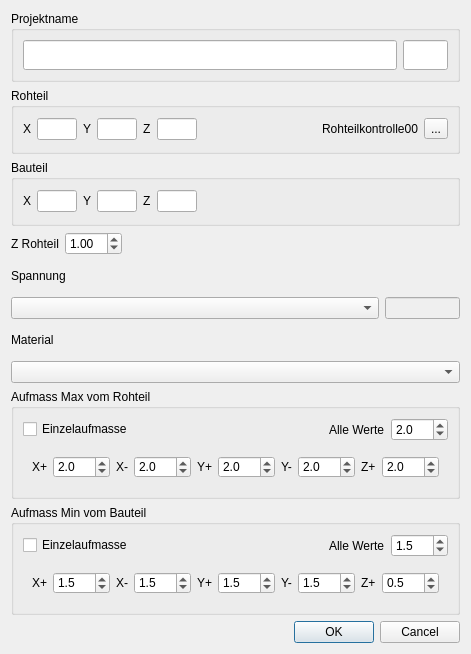
<?xml version="1.0" encoding="UTF-8"?>
<ui version="4.0">
 <class>Dialog_Project</class>
 <widget class="QDialog" name="Dialog_Project">
  <property name="geometry">
   <rect>
    <x>0</x>
    <y>0</y>
    <width>453</width>
    <height>654</height>
   </rect>
  </property>
  <property name="windowTitle">
   <string>Start</string>
  </property>
  <layout class="QVBoxLayout" name="verticalLayout_5">
   <item>
    <widget class="QGroupBox" name="groupBox">
     <property name="title">
      <string>Projektname</string>
     </property>
     <layout class="QHBoxLayout" name="horizontalLayout_2">
      <item>
       <widget class="QLineEdit" name="lineEdit_ProjectName">
        <property name="minimumSize">
         <size>
          <width>0</width>
          <height>30</height>
         </size>
        </property>
        <property name="maximumSize">
         <size>
          <width>16777215</width>
          <height>30</height>
         </size>
        </property>
       </widget>
      </item>
      <item>
       <widget class="QLineEdit" name="lineEdit_ProjectStatus">
        <property name="minimumSize">
         <size>
          <width>0</width>
          <height>30</height>
         </size>
        </property>
        <property name="maximumSize">
         <size>
          <width>45</width>
          <height>30</height>
         </size>
        </property>
       </widget>
      </item>
     </layout>
    </widget>
   </item>
   <item>
    <widget class="QGroupBox" name="groupBox_Rohteil">
     <property name="title">
      <string>Rohteil</string>
     </property>
     <layout class="QVBoxLayout" name="verticalLayout">
      <item>
       <layout class="QHBoxLayout" name="horizontalLayout_3">
        <item>
         <widget class="QLabel" name="label_X">
          <property name="text">
           <string>X</string>
          </property>
         </widget>
        </item>
        <item>
         <widget class="QLineEdit" name="lineEdit_RTx">
          <property name="maximumSize">
           <size>
            <width>40</width>
            <height>16777215</height>
           </size>
          </property>
          <property name="text">
           <string/>
          </property>
         </widget>
        </item>
        <item>
         <widget class="QLabel" name="label_Y">
          <property name="text">
           <string>Y</string>
          </property>
         </widget>
        </item>
        <item>
         <widget class="QLineEdit" name="lineEdit_RTy">
          <property name="maximumSize">
           <size>
            <width>40</width>
            <height>16777215</height>
           </size>
          </property>
          <property name="text">
           <string/>
          </property>
         </widget>
        </item>
        <item>
         <widget class="QLabel" name="label_Z">
          <property name="text">
           <string>Z</string>
          </property>
         </widget>
        </item>
        <item>
         <widget class="QLineEdit" name="lineEdit_RTz">
          <property name="maximumSize">
           <size>
            <width>40</width>
            <height>16777215</height>
           </size>
          </property>
          <property name="text">
           <string/>
          </property>
         </widget>
        </item>
        <item>
         <spacer name="horizontalSpacer">
          <property name="orientation">
           <enum>Qt::Horizontal</enum>
          </property>
          <property name="sizeHint" stdset="0">
           <size>
            <width>40</width>
            <height>20</height>
           </size>
          </property>
         </spacer>
        </item>
        <item>
         <widget class="QLabel" name="label_RohteilKontrolle">
          <property name="text">
           <string>Rohteilkontrolle00</string>
          </property>
         </widget>
        </item>
        <item>
         <widget class="QToolButton" name="toolButton_RawPartInspection">
          <property name="text">
           <string>...</string>
          </property>
          <property name="icon">
           <iconset>
            <normalon>:/Icons/more.png</normalon>
           </iconset>
          </property>
         </widget>
        </item>
       </layout>
      </item>
     </layout>
    </widget>
   </item>
   <item>
    <widget class="QGroupBox" name="groupBox_Bauteil">
     <property name="title">
      <string>Bauteil</string>
     </property>
     <layout class="QVBoxLayout" name="verticalLayout_2">
      <item>
       <layout class="QHBoxLayout" name="horizontalLayout_6">
        <item>
         <widget class="QLabel" name="label_X_2">
          <property name="text">
           <string>X</string>
          </property>
         </widget>
        </item>
        <item>
         <widget class="QLineEdit" name="lineEdit_BTx">
          <property name="maximumSize">
           <size>
            <width>40</width>
            <height>16777215</height>
           </size>
          </property>
          <property name="text">
           <string/>
          </property>
         </widget>
        </item>
        <item>
         <widget class="QLabel" name="label_Y_2">
          <property name="text">
           <string>Y</string>
          </property>
         </widget>
        </item>
        <item>
         <widget class="QLineEdit" name="lineEdit_BTy">
          <property name="maximumSize">
           <size>
            <width>40</width>
            <height>16777215</height>
           </size>
          </property>
          <property name="text">
           <string/>
          </property>
         </widget>
        </item>
        <item>
         <widget class="QLabel" name="label_Z_2">
          <property name="text">
           <string>Z</string>
          </property>
         </widget>
        </item>
        <item>
         <widget class="QLineEdit" name="lineEdit_BTz">
          <property name="maximumSize">
           <size>
            <width>40</width>
            <height>16777215</height>
           </size>
          </property>
          <property name="text">
           <string/>
          </property>
         </widget>
        </item>
        <item>
         <spacer name="horizontalSpacer_3">
          <property name="orientation">
           <enum>Qt::Horizontal</enum>
          </property>
          <property name="sizeHint" stdset="0">
           <size>
            <width>40</width>
            <height>20</height>
           </size>
          </property>
         </spacer>
        </item>
       </layout>
      </item>
     </layout>
    </widget>
   </item>
   <item>
    <layout class="QHBoxLayout" name="horizontalLayout_4">
     <item>
      <widget class="QLabel" name="label_ZRohTeil">
       <property name="text">
        <string>Z Rohteil</string>
       </property>
      </widget>
     </item>
     <item>
      <widget class="QDoubleSpinBox" name="doubleSpinBox_ZRohTeil">
       <property name="sizePolicy">
        <sizepolicy hsizetype="Fixed" vsizetype="Fixed">
         <horstretch>0</horstretch>
         <verstretch>0</verstretch>
        </sizepolicy>
       </property>
       <property name="singleStep">
        <double>0.500000000000000</double>
       </property>
       <property name="value">
        <double>1.000000000000000</double>
       </property>
      </widget>
     </item>
     <item>
      <spacer name="horizontalSpacer_2">
       <property name="orientation">
        <enum>Qt::Horizontal</enum>
       </property>
       <property name="sizeHint" stdset="0">
        <size>
         <width>40</width>
         <height>20</height>
        </size>
       </property>
      </spacer>
     </item>
    </layout>
   </item>
   <item>
    <widget class="QLabel" name="label_Spannung">
     <property name="maximumSize">
      <size>
       <width>16777215</width>
       <height>30</height>
      </size>
     </property>
     <property name="text">
      <string>Spannung</string>
     </property>
    </widget>
   </item>
   <item>
    <layout class="QHBoxLayout" name="horizontalLayout_5">
     <item>
      <widget class="QComboBox" name="comboBox_Clamping"/>
     </item>
     <item>
      <widget class="QLineEdit" name="lineEdit_NP">
       <property name="enabled">
        <bool>false</bool>
       </property>
       <property name="maximumSize">
        <size>
         <width>75</width>
         <height>16777215</height>
        </size>
       </property>
      </widget>
     </item>
    </layout>
   </item>
   <item>
    <widget class="QLabel" name="label_Material">
     <property name="maximumSize">
      <size>
       <width>16777215</width>
       <height>30</height>
      </size>
     </property>
     <property name="text">
      <string>Material</string>
     </property>
    </widget>
   </item>
   <item>
    <widget class="QComboBox" name="comboBox_Material"/>
   </item>
   <item>
    <widget class="QGroupBox" name="groupBox_AufmassMaxRT">
     <property name="title">
      <string>Aufmass Max vom Rohteil</string>
     </property>
     <property name="flat">
      <bool>true</bool>
     </property>
     <layout class="QVBoxLayout" name="verticalLayout_3">
      <item>
       <layout class="QHBoxLayout" name="horizontalLayout">
        <item>
         <widget class="QCheckBox" name="checkBox_RT_EinzelAufmass">
          <property name="text">
           <string>Einzelaufmasse</string>
          </property>
         </widget>
        </item>
        <item>
         <spacer name="horizontalSpacer_4">
          <property name="orientation">
           <enum>Qt::Horizontal</enum>
          </property>
          <property name="sizeHint" stdset="0">
           <size>
            <width>40</width>
            <height>20</height>
           </size>
          </property>
         </spacer>
        </item>
        <item>
         <widget class="QLabel" name="label_RT_All">
          <property name="text">
           <string>Alle Werte</string>
          </property>
         </widget>
        </item>
        <item>
         <widget class="QDoubleSpinBox" name="doubleSpinBox_RT_All">
          <property name="decimals">
           <number>1</number>
          </property>
          <property name="singleStep">
           <double>0.500000000000000</double>
          </property>
          <property name="value">
           <double>2.000000000000000</double>
          </property>
         </widget>
        </item>
       </layout>
      </item>
      <item>
       <widget class="QWidget" name="widget_RT_AufmassEinzel" native="true">
        <property name="maximumSize">
         <size>
          <width>16777215</width>
          <height>40</height>
         </size>
        </property>
        <layout class="QHBoxLayout" name="horizontalLayout_7">
         <item>
          <widget class="QLabel" name="label_RT_Xplus">
           <property name="text">
            <string>X+</string>
           </property>
          </widget>
         </item>
         <item>
          <widget class="QDoubleSpinBox" name="doubleSpinBox_Xplus_Max">
           <property name="decimals">
            <number>1</number>
           </property>
           <property name="singleStep">
            <double>0.500000000000000</double>
           </property>
           <property name="value">
            <double>2.000000000000000</double>
           </property>
          </widget>
         </item>
         <item>
          <widget class="QLabel" name="label_RT_Xminus">
           <property name="text">
            <string>X-</string>
           </property>
          </widget>
         </item>
         <item>
          <widget class="QDoubleSpinBox" name="doubleSpinBox_Xminus_Max">
           <property name="decimals">
            <number>1</number>
           </property>
           <property name="singleStep">
            <double>0.500000000000000</double>
           </property>
           <property name="value">
            <double>2.000000000000000</double>
           </property>
          </widget>
         </item>
         <item>
          <widget class="QLabel" name="label_RT_Yplus">
           <property name="text">
            <string>Y+</string>
           </property>
          </widget>
         </item>
         <item>
          <widget class="QDoubleSpinBox" name="doubleSpinBox_Yplus_Max">
           <property name="decimals">
            <number>1</number>
           </property>
           <property name="singleStep">
            <double>0.500000000000000</double>
           </property>
           <property name="value">
            <double>2.000000000000000</double>
           </property>
          </widget>
         </item>
         <item>
          <widget class="QLabel" name="label_RT_Yminus">
           <property name="text">
            <string>Y-</string>
           </property>
          </widget>
         </item>
         <item>
          <widget class="QDoubleSpinBox" name="doubleSpinBox_Yminus_Max">
           <property name="decimals">
            <number>1</number>
           </property>
           <property name="singleStep">
            <double>0.500000000000000</double>
           </property>
           <property name="value">
            <double>2.000000000000000</double>
           </property>
          </widget>
         </item>
         <item>
          <widget class="QLabel" name="label_RT_Zplus">
           <property name="text">
            <string>Z+</string>
           </property>
          </widget>
         </item>
         <item>
          <widget class="QDoubleSpinBox" name="doubleSpinBox_Zplus_Max">
           <property name="decimals">
            <number>1</number>
           </property>
           <property name="singleStep">
            <double>0.500000000000000</double>
           </property>
           <property name="value">
            <double>2.000000000000000</double>
           </property>
          </widget>
         </item>
        </layout>
       </widget>
      </item>
     </layout>
    </widget>
   </item>
   <item>
    <widget class="QGroupBox" name="groupBox_AufmassMinFT">
     <property name="title">
      <string>Aufmass Min vom Bauteil</string>
     </property>
     <layout class="QVBoxLayout" name="verticalLayout_4">
      <item>
       <layout class="QHBoxLayout" name="horizontalLayout_9">
        <item>
         <widget class="QCheckBox" name="checkBox_FT_EinzelAufmass">
          <property name="text">
           <string>Einzelaufmasse</string>
          </property>
         </widget>
        </item>
        <item>
         <spacer name="horizontalSpacer_5">
          <property name="orientation">
           <enum>Qt::Horizontal</enum>
          </property>
          <property name="sizeHint" stdset="0">
           <size>
            <width>40</width>
            <height>20</height>
           </size>
          </property>
         </spacer>
        </item>
        <item>
         <widget class="QLabel" name="label_FT_All">
          <property name="text">
           <string>Alle Werte</string>
          </property>
         </widget>
        </item>
        <item>
         <widget class="QDoubleSpinBox" name="doubleSpinBox_FT_All">
          <property name="decimals">
           <number>1</number>
          </property>
          <property name="singleStep">
           <double>0.500000000000000</double>
          </property>
          <property name="value">
           <double>1.500000000000000</double>
          </property>
         </widget>
        </item>
       </layout>
      </item>
      <item>
       <widget class="QWidget" name="widget_FT_AufmassEinzel" native="true">
        <property name="maximumSize">
         <size>
          <width>16777215</width>
          <height>40</height>
         </size>
        </property>
        <layout class="QHBoxLayout" name="horizontalLayout_10">
         <item>
          <widget class="QLabel" name="label_FT_Xplus">
           <property name="text">
            <string>X+</string>
           </property>
          </widget>
         </item>
         <item>
          <widget class="QDoubleSpinBox" name="doubleSpinBox_Xplus_Min">
           <property name="decimals">
            <number>1</number>
           </property>
           <property name="singleStep">
            <double>0.500000000000000</double>
           </property>
           <property name="value">
            <double>1.500000000000000</double>
           </property>
          </widget>
         </item>
         <item>
          <widget class="QLabel" name="label_FT_Xminus">
           <property name="text">
            <string>X-</string>
           </property>
          </widget>
         </item>
         <item>
          <widget class="QDoubleSpinBox" name="doubleSpinBox_Xminus_Min">
           <property name="decimals">
            <number>1</number>
           </property>
           <property name="singleStep">
            <double>0.500000000000000</double>
           </property>
           <property name="value">
            <double>1.500000000000000</double>
           </property>
          </widget>
         </item>
         <item>
          <widget class="QLabel" name="label_FT_Yplus">
           <property name="text">
            <string>Y+</string>
           </property>
          </widget>
         </item>
         <item>
          <widget class="QDoubleSpinBox" name="doubleSpinBox_Yplus_Min">
           <property name="decimals">
            <number>1</number>
           </property>
           <property name="singleStep">
            <double>0.500000000000000</double>
           </property>
           <property name="value">
            <double>1.500000000000000</double>
           </property>
          </widget>
         </item>
         <item>
          <widget class="QLabel" name="label_FT_Yminus">
           <property name="text">
            <string>Y-</string>
           </property>
          </widget>
         </item>
         <item>
          <widget class="QDoubleSpinBox" name="doubleSpinBox_Yminus_Min">
           <property name="decimals">
            <number>1</number>
           </property>
           <property name="singleStep">
            <double>0.500000000000000</double>
           </property>
           <property name="value">
            <double>1.500000000000000</double>
           </property>
          </widget>
         </item>
         <item>
          <widget class="QLabel" name="label_FT_Zplus">
           <property name="text">
            <string>Z+</string>
           </property>
          </widget>
         </item>
         <item>
          <widget class="QDoubleSpinBox" name="doubleSpinBox_Zplus_Min">
           <property name="decimals">
            <number>1</number>
           </property>
           <property name="singleStep">
            <double>0.500000000000000</double>
           </property>
           <property name="value">
            <double>0.500000000000000</double>
           </property>
          </widget>
         </item>
        </layout>
       </widget>
      </item>
     </layout>
    </widget>
   </item>
   <item>
    <widget class="QDialogButtonBox" name="buttonBox">
     <property name="orientation">
      <enum>Qt::Horizontal</enum>
     </property>
     <property name="standardButtons">
      <set>QDialogButtonBox::Cancel|QDialogButtonBox::Ok</set>
     </property>
    </widget>
   </item>
  </layout>
 </widget>
 <tabstops>
  <tabstop>lineEdit_ProjectName</tabstop>
  <tabstop>lineEdit_ProjectStatus</tabstop>
  <tabstop>lineEdit_RTx</tabstop>
  <tabstop>lineEdit_RTy</tabstop>
  <tabstop>lineEdit_RTz</tabstop>
  <tabstop>lineEdit_BTx</tabstop>
  <tabstop>lineEdit_BTy</tabstop>
  <tabstop>lineEdit_BTz</tabstop>
  <tabstop>doubleSpinBox_ZRohTeil</tabstop>
  <tabstop>comboBox_Clamping</tabstop>
  <tabstop>lineEdit_NP</tabstop>
  <tabstop>comboBox_Material</tabstop>
  <tabstop>checkBox_RT_EinzelAufmass</tabstop>
  <tabstop>doubleSpinBox_RT_All</tabstop>
  <tabstop>doubleSpinBox_Xplus_Max</tabstop>
  <tabstop>doubleSpinBox_Xminus_Max</tabstop>
  <tabstop>doubleSpinBox_Yplus_Max</tabstop>
  <tabstop>doubleSpinBox_Yminus_Max</tabstop>
  <tabstop>doubleSpinBox_Zplus_Max</tabstop>
  <tabstop>checkBox_FT_EinzelAufmass</tabstop>
  <tabstop>doubleSpinBox_FT_All</tabstop>
  <tabstop>doubleSpinBox_Xplus_Min</tabstop>
  <tabstop>doubleSpinBox_Xminus_Min</tabstop>
  <tabstop>doubleSpinBox_Yplus_Min</tabstop>
  <tabstop>doubleSpinBox_Yminus_Min</tabstop>
  <tabstop>doubleSpinBox_Zplus_Min</tabstop>
 </tabstops>
 <resources/>
 <connections>
  <connection>
   <sender>doubleSpinBox_RT_All</sender>
   <signal>valueChanged(double)</signal>
   <receiver>doubleSpinBox_Xplus_Max</receiver>
   <slot>setValue(double)</slot>
   <hints>
    <hint type="sourcelabel">
     <x>414</x>
     <y>395</y>
    </hint>
    <hint type="destinationlabel">
     <x>96</x>
     <y>428</y>
    </hint>
   </hints>
  </connection>
  <connection>
   <sender>doubleSpinBox_RT_All</sender>
   <signal>valueChanged(double)</signal>
   <receiver>doubleSpinBox_Xminus_Max</receiver>
   <slot>setValue(double)</slot>
   <hints>
    <hint type="sourcelabel">
     <x>414</x>
     <y>395</y>
    </hint>
    <hint type="destinationlabel">
     <x>174</x>
     <y>428</y>
    </hint>
   </hints>
  </connection>
  <connection>
   <sender>doubleSpinBox_RT_All</sender>
   <signal>valueChanged(double)</signal>
   <receiver>doubleSpinBox_Yplus_Max</receiver>
   <slot>setValue(double)</slot>
   <hints>
    <hint type="sourcelabel">
     <x>414</x>
     <y>395</y>
    </hint>
    <hint type="destinationlabel">
     <x>255</x>
     <y>428</y>
    </hint>
   </hints>
  </connection>
  <connection>
   <sender>doubleSpinBox_RT_All</sender>
   <signal>valueChanged(double)</signal>
   <receiver>doubleSpinBox_Yminus_Max</receiver>
   <slot>setValue(double)</slot>
   <hints>
    <hint type="sourcelabel">
     <x>414</x>
     <y>395</y>
    </hint>
    <hint type="destinationlabel">
     <x>333</x>
     <y>428</y>
    </hint>
   </hints>
  </connection>
  <connection>
   <sender>doubleSpinBox_RT_All</sender>
   <signal>valueChanged(double)</signal>
   <receiver>doubleSpinBox_Zplus_Max</receiver>
   <slot>setValue(double)</slot>
   <hints>
    <hint type="sourcelabel">
     <x>414</x>
     <y>395</y>
    </hint>
    <hint type="destinationlabel">
     <x>414</x>
     <y>428</y>
    </hint>
   </hints>
  </connection>
  <connection>
   <sender>doubleSpinBox_FT_All</sender>
   <signal>valueChanged(double)</signal>
   <receiver>doubleSpinBox_Xplus_Min</receiver>
   <slot>setValue(double)</slot>
   <hints>
    <hint type="sourcelabel">
     <x>399</x>
     <y>533</y>
    </hint>
    <hint type="destinationlabel">
     <x>76</x>
     <y>499</y>
    </hint>
   </hints>
  </connection>
  <connection>
   <sender>doubleSpinBox_FT_All</sender>
   <signal>valueChanged(double)</signal>
   <receiver>doubleSpinBox_Xminus_Min</receiver>
   <slot>setValue(double)</slot>
   <hints>
    <hint type="sourcelabel">
     <x>392</x>
     <y>517</y>
    </hint>
    <hint type="destinationlabel">
     <x>163</x>
     <y>497</y>
    </hint>
   </hints>
  </connection>
  <connection>
   <sender>doubleSpinBox_FT_All</sender>
   <signal>valueChanged(double)</signal>
   <receiver>doubleSpinBox_Yplus_Min</receiver>
   <slot>setValue(double)</slot>
   <hints>
    <hint type="sourcelabel">
     <x>411</x>
     <y>526</y>
    </hint>
    <hint type="destinationlabel">
     <x>244</x>
     <y>496</y>
    </hint>
   </hints>
  </connection>
  <connection>
   <sender>doubleSpinBox_FT_All</sender>
   <signal>valueChanged(double)</signal>
   <receiver>doubleSpinBox_Yminus_Min</receiver>
   <slot>setValue(double)</slot>
   <hints>
    <hint type="sourcelabel">
     <x>414</x>
     <y>537</y>
    </hint>
    <hint type="destinationlabel">
     <x>325</x>
     <y>492</y>
    </hint>
   </hints>
  </connection>
 </connections>
</ui>
